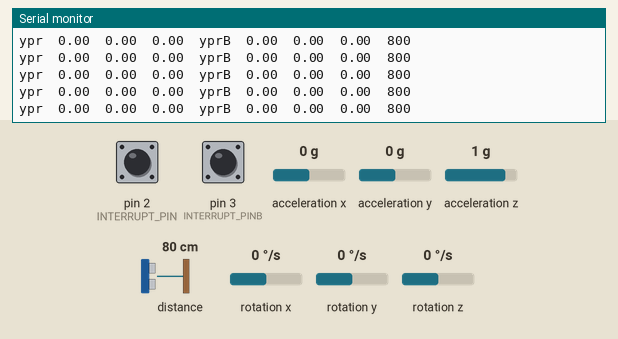
A sketch run on a simulated Arduino Uno, built with avr-gcc and run on an emulated ATmega328P. On the bench: the last lines printed to the serial monitor. The test bench sets the inputs (shaded band); at power-on: distance to the obstacle 80 cm, acceleration x 0 g, acceleration y 0 g, rotation z 0 °/s, acceleration z 1 g, pin 2 (INTERRUPT_PIN) LOW, pin 3 (INTERRUPT_PINB) LOW, rotation x 0 °/s, rotation y 0 °/s. The sensor or clock chip raises its interrupt line as the real part does.

Above: at 2.2 s.
2.3 s: distance to the obstacle set to 250 cm
At 2.32 s:
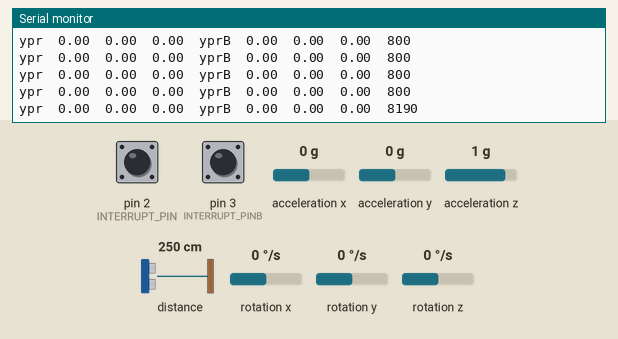
5.3 s: acceleration x set to -1.4 g
At 5.3 s:
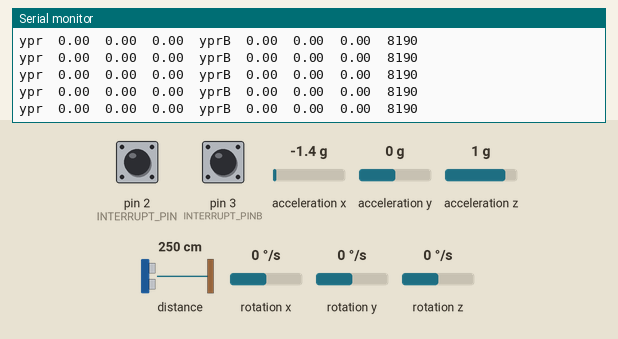
8.3 s: acceleration y set to -1.4 g
At 8.34 s:
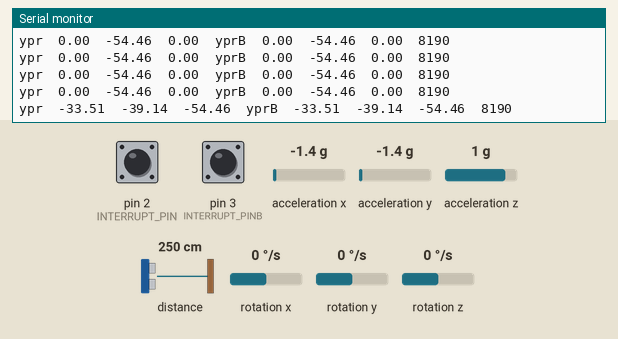
11.3 s: rotation z set to -192 °/s
At 11.33 s:
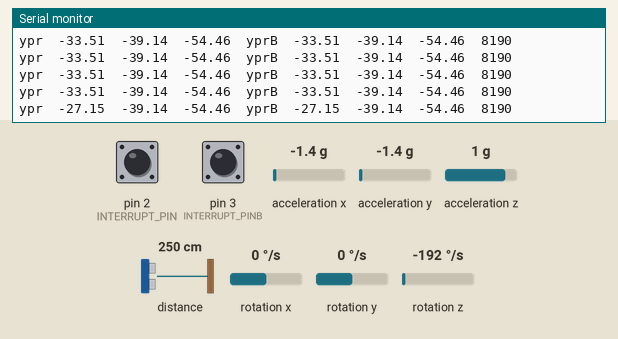
14.3 s: acceleration z set to -1.4 g
At 14.33 s:
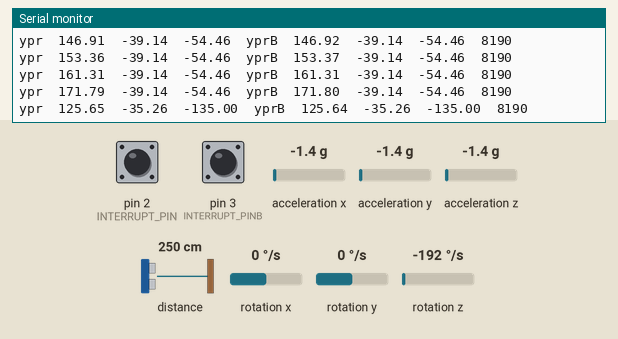
17.3 s: acceleration x set to -0.8 g
At 17.33 s:
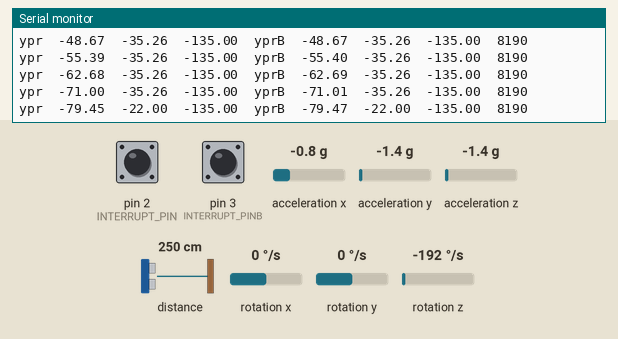
Timing chart, 0 to 20.3 s (numbered marks = the images above; inputs shaded):
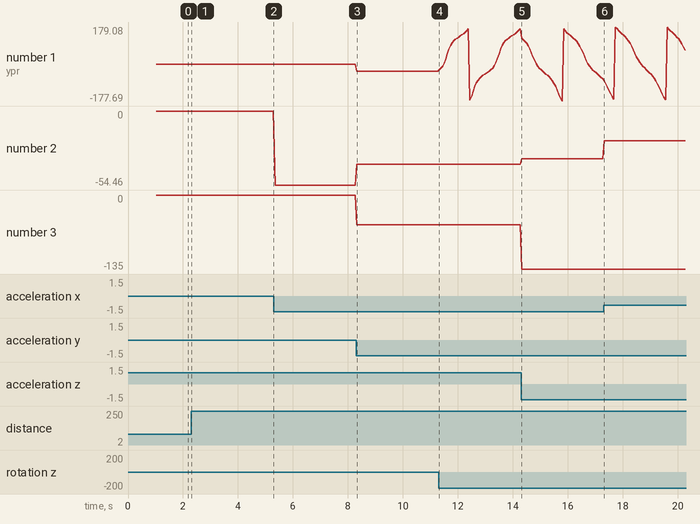

The sketch:

SENSORES_LISTO.ino
```cpp
#include "I2Cdev.h"
#include <VL53L0X.h>
#include "MPU6050_6Axis_MotionApps_V6_12.h"

#if I2CDEV_IMPLEMENTATION == I2CDEV_ARDUINO_WIRE
#include "Wire.h"
#endif

VL53L0X sensor;

MPU6050 mpu;
MPU6050 mpuB(0x69);  // <-- use for AD0 high

/* =========================================================================
revisar pines libres para los interrupts (dos diferentes)
   ========================================================================= */

#define INTERRUPT_PIN 2   // use pin 2 on Arduino Uno & most boards
#define INTERRUPT_PINB 3  // use pin 2 on Arduino Uno & most boards

bool blinkState = false;
bool blinkStateB = false;

// MPU control/status vars A=======================================
bool dmpReady = false;   // set true if DMP init was successful
uint8_t mpuIntStatus;    // holds actual interrupt status byte from MPU
uint8_t devStatus;       // return status after each device operation (0 = success, !0 = error)
uint16_t packetSize;     // expected DMP packet size (default is 42 bytes)
uint16_t fifoCount;      // count of all bytes currently in FIFO
uint8_t fifoBuffer[64];  // FIFO storage buffer

// orientation/motion vars
Quaternion q;         // [w, x, y, z]         quaternion container
VectorFloat gravity;  // [x, y, z]            gravity vector
float ypr[3];         // [yaw, pitch, roll]   yaw/pitch/roll container and gravity vector

//====//B///===================================================

bool dmpReadyB = false;   // set true if DMP init was successful
uint8_t mpuIntStatusB;    // holds actual interrupt status byte from MPU
uint8_t devStatusB;       // return status after each device operation (0 = success, !0 = error)
uint16_t packetSizeB;     // expected DMP packet size (default is 42 bytes)
uint16_t fifoCountB;      // count of all bytes currently in FIFO
uint8_t fifoBufferB[64];  // FIFO storage buffer

// orientation/motion vars
Quaternion qB;         // [w, x, y, z]         quaternion container
VectorFloat gravityB;  // [x, y, z]            gravity vector
float yprB[3];         // [yaw, pitch, roll]   yaw/pitch/roll container and gravity vector


// ================================================================
// ===               INTERRUPT DETECTION ROUTINE                ===
// ================================================================

volatile bool mpuInterrupt = false;  // indicates whether MPU interrupt pin has gone high
void dmpDataReady() {
  mpuInterrupt = true;
}
volatile bool mpuInterruptB = false;  // indicates whether MPU interrupt pin has gone high
void dmpDataReadyB() {
  mpuInterruptB = true;
}


// ================================================================
// ===                      INITIAL SETUP                       ===
// ================================================================

void setup() {
  // join I2C bus (I2Cdev library doesn't do this automatically)
#if I2CDEV_IMPLEMENTATION == I2CDEV_ARDUINO_WIRE
  Wire.begin();
  Wire.setClock(400000);  // 400kHz I2C clock. Comment this line if having compilation difficulties
#elif I2CDEV_IMPLEMENTATION == I2CDEV_BUILTIN_FASTWIRE
  Fastwire::setup(400, true);
#endif

  Serial.begin(115200);
//-----------------------------------------------
  sensor.setTimeout(500);
  if (!sensor.init())
  {
    Serial.println("Failed to detect and initialize sensor!");
    while (1) {}
  }
  sensor.startContinuous();

  // initialize device MPUs----------------------------------
  Serial.println(F("Initializing I2C devices..."));
  //===============================================================
  mpu.initialize();
  pinMode(INTERRUPT_PIN, INPUT);
  // verify connection
  Serial.println(F("Testing device connections..."));
  Serial.println(mpu.testConnection() ? F("MPU6050 connection successful") : F("MPU6050 connection failed"));
  Serial.println(F("Initializing DMP..."));
  devStatus = mpu.dmpInitialize();
  //---------------------------------------------------------------------
  mpuB.initialize();
  pinMode(INTERRUPT_PINB, INPUT);
  // verify connection
  Serial.println(F("Testing device connections B..."));
  Serial.println(mpu.testConnection() ? F("MPU6050B connection successful") : F("MPU6050B connection failed"));
  Serial.println(F("Initializing DMP..."));
  devStatusB = mpuB.dmpInitialize();

  //=========A###================================================================
  // supply your own gyro offsets here, scaled for min sensitivity
  mpu.setXGyroOffset(51);
  mpu.setYGyroOffset(8);
  mpu.setZGyroOffset(21);
  mpu.setXAccelOffset(1150);
  mpu.setYAccelOffset(-50);
  mpu.setZAccelOffset(1060);
  // make sure it worked (returns 0 if so)
  if (devStatus == 0) {
    mpu.CalibrateAccel(6);
    mpu.CalibrateGyro(6);
    Serial.println();
    mpu.PrintActiveOffsets();
    Serial.println(F("Enabling DMP..."));
    mpu.setDMPEnabled(true);
    // enable Arduino interrupt detection
    Serial.print(F("Enabling interrupt detection (Arduino external interrupt "));
    attachInterrupt(digitalPinToInterrupt(INTERRUPT_PIN), dmpDataReady, RISING);
    mpuIntStatus = mpu.getIntStatus();
    Serial.println(F("DMP ready! Waiting for first interrupt..."));
    dmpReady = true;
    packetSize = mpu.dmpGetFIFOPacketSize();
  } else {
    Serial.print(F("DMP Initialization failed (code "));
    Serial.print(devStatus);
  }
  //###### B -------------------------------------------------------------
  // supply your own gyro offsets here, scaled for min sensitivity
  mpuB.setXGyroOffset(51);
  mpuB.setYGyroOffset(8);
  mpuB.setZGyroOffset(21);
  mpuB.setXAccelOffset(1150);
  mpuB.setYAccelOffset(-50);
  mpuB.setZAccelOffset(1060);

  if (devStatusB == 0) {
    mpuB.CalibrateAccel(6);
    mpuB.CalibrateGyro(6);
    mpuB.PrintActiveOffsets();
    Serial.println(F("Enabling DMP B..."));
    mpuB.setDMPEnabled(true);

    Serial.print(F("Enabling interrupt detection (Arduino external interrupt B "));
    attachInterrupt(digitalPinToInterrupt(INTERRUPT_PINB), dmpDataReadyB, RISING);
    mpuIntStatusB = mpuB.getIntStatus();
    Serial.println(F("DMP B ready! Waiting for first interrupt..."));
    dmpReadyB = true;
    packetSizeB = mpuB.dmpGetFIFOPacketSize();
  } else {
    Serial.print(F("DMP B Initialization failed (code "));
    Serial.print(devStatusB);
  }
}


// ================================================================
// ===                    MAIN PROGRAM LOOP                     ===
// ================================================================

void loop() {
  // if programming failed, don't try to do anything
  if (!dmpReady) return;
  // read a packet from FIFO
  if (mpu.dmpGetCurrentFIFOPacket(fifoBuffer)) {  // Get the Latest packet
    mpu.dmpGetQuaternion(&q, fifoBuffer);
    mpu.dmpGetGravity(&gravity, &q);
    mpu.dmpGetYawPitchRoll(ypr, &q, &gravity);
    Serial.print("ypr\t");
    Serial.print(ypr[0] * 180 / M_PI);
    Serial.print("\t");
    Serial.print(ypr[1] * 180 / M_PI);
    Serial.print("\t");
    Serial.print(ypr[2] * 180 / M_PI);
    Serial.print("\t");

   // Serial.println();
  }
    // if programming failed, don't try to do anything
  if (!dmpReadyB) return;
  // read a packet from FIFO
  if (mpuB.dmpGetCurrentFIFOPacket(fifoBufferB)) {  // Get the Latest packet
    mpuB.dmpGetQuaternion(&qB, fifoBufferB);
    mpuB.dmpGetGravity(&gravityB, &qB);
    mpuB.dmpGetYawPitchRoll(yprB, &qB, &gravityB);
    Serial.print("yprB\t");
    Serial.print(yprB[0] * 180 / M_PI);
    Serial.print("\t");
    Serial.print(yprB[1] * 180 / M_PI);
    Serial.print("\t");
    Serial.print(yprB[2] * 180 / M_PI);
    Serial.print("\t");

  }
  if (sensor.timeoutOccurred()) { Serial.print(" TIMEOUT"); }
  else{
     Serial.print(sensor.readRangeContinuousMillimeters());
  }
    Serial.println();

  delay(5);
}
```

Measured:
- after the input at 2.3 s, the serial monitor: prints a new line at once (image 1)
- after the input at 8.3 s, the serial monitor: prints a new line at once (image 3)
- after the input at 11.3 s, the serial monitor: prints a new line at once (image 4)
- plotted number 1: 0 → -33.51 after the input at 8.3 s, -33.51 → 171.79 after the input at 11.3 s
- plotted number 2: 0 → -54.46 after the input at 5.3 s, -54.46 → -39.14 after the input at 8.3 s
